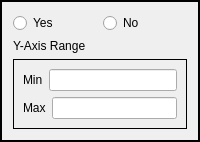
           <widget class="QFrame" name="frame_2">
            <property name="frameShape">
             <enum>QFrame::Box</enum>
            </property>
            <property name="frameShadow">
             <enum>QFrame::Plain</enum>
            </property>
            <property name="lineWidth">
             <number>2</number>
            </property>
            <layout class="QGridLayout" name="gridLayout_4">
             <item row="0" column="0">
              <widget class="QRadioButton" name="radioButton_3">
               <property name="text">
                <string>Yes</string>
               </property>
              </widget>
             </item>
             <item row="0" column="1">
              <widget class="QRadioButton" name="radioButton_4">
               <property name="text">
                <string>No</string>
               </property>
              </widget>
             </item>
             <item row="2" column="0" colspan="2">
              <widget class="QFrame" name="frame_3">
               <property name="frameShape">
                <enum>QFrame::Box</enum>
               </property>
               <property name="frameShadow">
                <enum>QFrame::Plain</enum>
               </property>
               <layout class="QGridLayout" name="gridLayout_7">
                <item row="0" column="0">
                 <layout class="QHBoxLayout" name="horizontalLayout_32">
                  <item>
                   <widget class="QLabel" name="label_34">
                    <property name="text">
                     <string>Min</string>
                    </property>
                   </widget>
                  </item>
                  <item>
                   <widget class="QLineEdit" name="lineEdit_22">
                    <property name="maximumSize">
                     <size>
                      <width>150</width>
                      <height>16777215</height>
                     </size>
                    </property>
                   </widget>
                  </item>
                 </layout>
                </item>
                <item row="1" column="0">
                 <layout class="QHBoxLayout" name="horizontalLayout_33">
                  <item>
                   <widget class="QLabel" name="label_35">
                    <property name="text">
                     <string>Max</string>
                    </property>
                   </widget>
                  </item>
                  <item>
                   <widget class="QLineEdit" name="lineEdit_23">
                    <property name="maximumSize">
                     <size>
                      <width>150</width>
                      <height>16777215</height>
                     </size>
                    </property>
                   </widget>
                  </item>
                 </layout>
                </item>
               </layout>
              </widget>
             </item>
             <item row="1" column="0" colspan="2">
              <widget class="QLabel" name="label_3">
               <property name="text">
                <string>Y-Axis Range</string>
               </property>
              </widget>
             </item>
            </layout>
           </widget>
